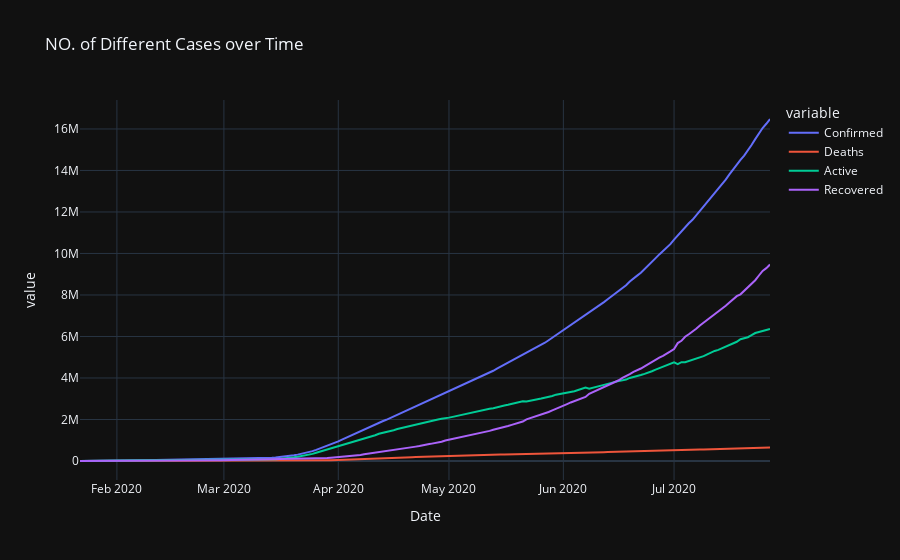

Notebook source saved alongside this figure:
### Code cell
px.line(day_wise,x='Date',y=cases,title='NO. of Different Cases over Time',template="plotly_dark")

### Figure 1 — Plotly figure (JSON) as saved in the notebook; plotly's stock layout.template omitted (floating-point values rounded to 4 significant figures; data arrays with more than 128 entries replaced by an {"elided": "..."} marker saying what was removed)
{"data": [{"hovertemplate": "variable=Confirmed<br>Date=%{x}<br>value=%{y}<extra></extra>", "legendgroup": "Confirmed", "line": {"color": "#636efa", "dash": "solid"}, "marker": {"symbol": "circle"}, "mode": "lines", "name": "Confirmed", "orientation": "v", "showlegend": true, "type": "scatter", "x": {"elided": "188 str values"}, "xaxis": "x", "y": {"elided": "188 int values"}, "yaxis": "y"}, {"hovertemplate": "variable=Deaths<br>Date=%{x}<br>value=%{y}<extra></extra>", "legendgroup": "Deaths", "line": {"color": "#EF553B", "dash": "solid"}, "marker": {"symbol": "circle"}, "mode": "lines", "name": "Deaths", "orientation": "v", "showlegend": true, "type": "scatter", "x": {"elided": "188 str values"}, "xaxis": "x", "y": {"elided": "188 int values"}, "yaxis": "y"}, {"hovertemplate": "variable=Active<br>Date=%{x}<br>value=%{y}<extra></extra>", "legendgroup": "Active", "line": {"color": "#00cc96", "dash": "solid"}, "marker": {"symbol": "circle"}, "mode": "lines", "name": "Active", "orientation": "v", "showlegend": true, "type": "scatter", "x": {"elided": "188 str values"}, "xaxis": "x", "y": {"elided": "188 int values"}, "yaxis": "y"}, {"hovertemplate": "variable=Recovered<br>Date=%{x}<br>value=%{y}<extra></extra>", "legendgroup": "Recovered", "line": {"color": "#ab63fa", "dash": "solid"}, "marker": {"symbol": "circle"}, "mode": "lines", "name": "Recovered", "orientation": "v", "showlegend": true, "type": "scatter", "x": {"elided": "188 str values"}, "xaxis": "x", "y": {"elided": "188 int values"}, "yaxis": "y"}], "layout": {"legend": {"title": {"text": "variable"}, "tracegroupgap": 0}, "title": {"text": "NO. of Different Cases over Time"}, "xaxis": {"anchor": "y", "domain": [0, 1], "title": {"text": "Date"}}, "yaxis": {"anchor": "x", "domain": [0, 1], "title": {"text": "value"}}}}
